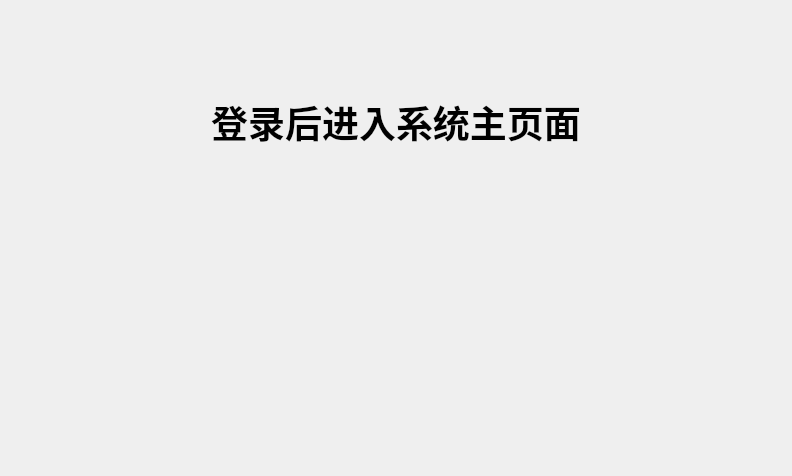
<?xml version="1.0" encoding="UTF-8"?>
<ui version="4.0">
 <class>MainWindow</class>
 <widget class="QWidget" name="MainWindow">
  <property name="geometry">
   <rect>
    <x>0</x>
    <y>0</y>
    <width>792</width>
    <height>476</height>
   </rect>
  </property>
  <property name="windowTitle">
   <string>系统主页面</string>
  </property>
  <layout class="QVBoxLayout" name="verticalLayout">
   <item>
    <widget class="QLabel" name="label">
     <property name="text">
      <string>&lt;html&gt;&lt;head/&gt;&lt;body&gt;&lt;p&gt;&lt;span style=&quot; font-size:28pt; font-weight:600;&quot;&gt;登录后进入系统主页面&lt;/span&gt;&lt;/p&gt;&lt;/body&gt;&lt;/html&gt;</string>
     </property>
     <property name="alignment">
      <set>Qt::AlignCenter</set>
     </property>
    </widget>
   </item>
   <item>
    <widget class="QLabel" name="label_2">
     <property name="text">
      <string/>
     </property>
     <property name="pixmap">
      <pixmap resource="../static/resources.qrc">:/home/images/testing_x256.png</pixmap>
     </property>
     <property name="alignment">
      <set>Qt::AlignCenter</set>
     </property>
    </widget>
   </item>
  </layout>
 </widget>
 <resources>
  <include location="../static/resources.qrc"/>
 </resources>
 <connections/>
</ui>
